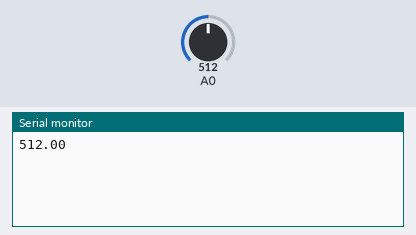
A sketch run on a simulated Arduino Uno, built with avr-gcc and run on an emulated ATmega328P. Shown: the last lines printed to the serial monitor. The test bench sets the inputs (shaded band); at power-on: A0 = 512.

Above: at 1.2 s.
1.3 s: A0 set to 716
At 2.5 s:
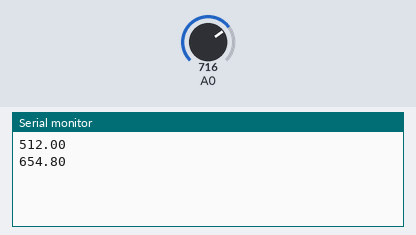
2.8 s: A0 set to 900
At 3.3 s:
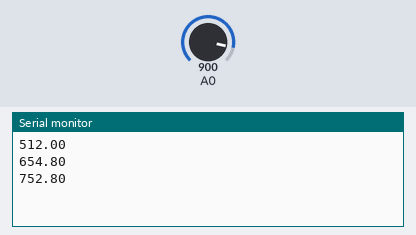
Timing chart, 0 to 5.8 s (numbered marks = the images above; inputs shaded):
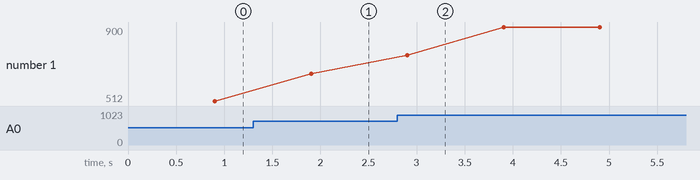

The sketch:

Diametor_Sensor.ino
```cpp
#include <Wire.h>
int starveFeederSlaveAddress = 3;

int count=0;
//Time Related Vars
unsigned long now;
unsigned long measurementTime;
int interval = 100;
unsigned long displayTime;
int displayInterval = 1000;
float avgMeasurement;
float avgADCVal;
float minADCVal = 1025.0;
float maxADCVal = 0.0;
volatile byte* INPUT1FloatPtr;
long analogMeasurement;
float measurement;
void setup()
{
  Wire.begin(2);                // join i2c bus with address #2
  Wire.onRequest(requestEvent); // register event
   Serial.begin(115200);  // start serial for debug output

}

void loop()
{
  now = millis();

  if (count == 10){
     Serial.print(avgMeasurement/10.0);
//     Serial.print("  ");
//     Serial.print(minADCVal);
//     Serial.print("  ");
//     Serial.println(maxADCVal);
     Serial.println();
     count = 0;
     avgMeasurement = 0.0;
     minADCVal = 1025.0;
     maxADCVal = 0.0;
  }
  if (now>= measurementTime){
    avgADCVal = getMeasurement();
    measurementTime = now+interval;
    avgMeasurement += avgADCVal;
    if (avgADCVal < minADCVal){
      minADCVal = avgADCVal;
    }
    if (avgADCVal > maxADCVal){
      maxADCVal = avgADCVal;
    }
    count++;
  }
}


float getMeasurement(){
  for (int i=0;i<20;i++){
    analogMeasurement += analogRead(0);
    delayMicroseconds(30);
  }
  measurement = (float)analogMeasurement/20.0;
  analogMeasurement = 0;
  measurement = measurement;

  return measurement;
}

// function that executes whenever data is requested by master
// this function is registered as an event, see setup()
void requestEvent()
{
  byte* Data;
  INPUT1FloatPtr = (byte*) &avgADCVal;
  Data[0] = INPUT1FloatPtr[0];
  Data[1] = INPUT1FloatPtr[1];
  Data[2] = INPUT1FloatPtr[2];
  Data[3] = INPUT1FloatPtr[3];
  Wire.write(Data,4);
}
```

Measured:
- after the input at 1.3 s, the serial monitor: prints a new line after 0.60 s (image 1)
- after the input at 2.8 s, the serial monitor: prints a new line after 0.10 s (image 2)
- plotted number 1: 512 → 654.8 after the input at 1.3 s, 654.8 → 900 after the input at 2.8 s
